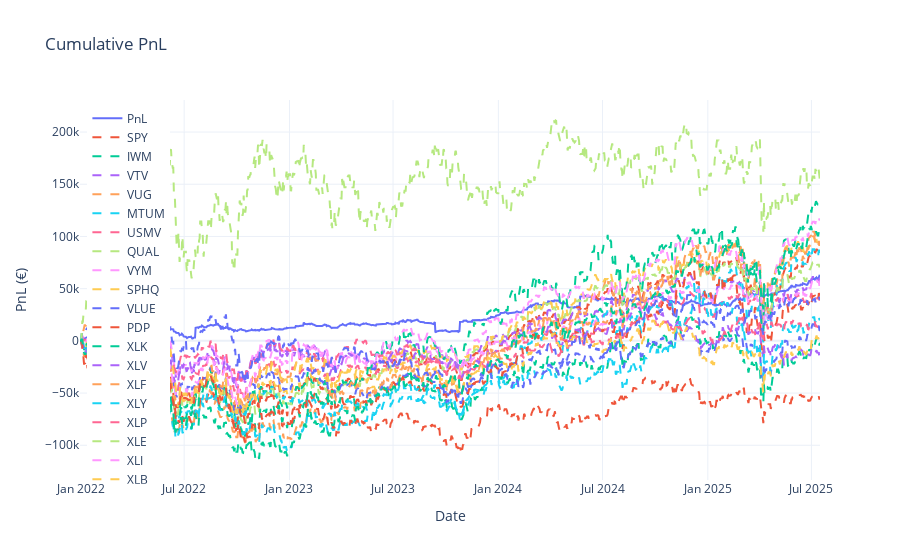
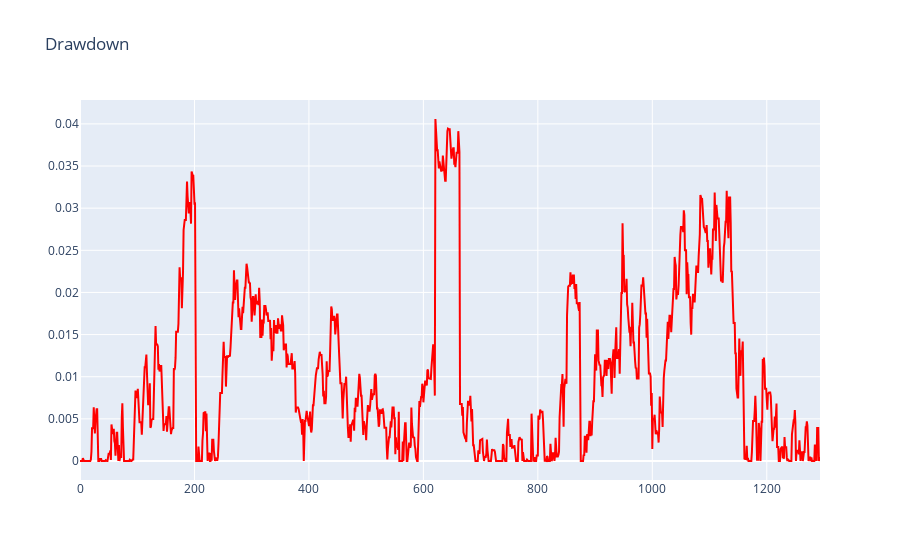
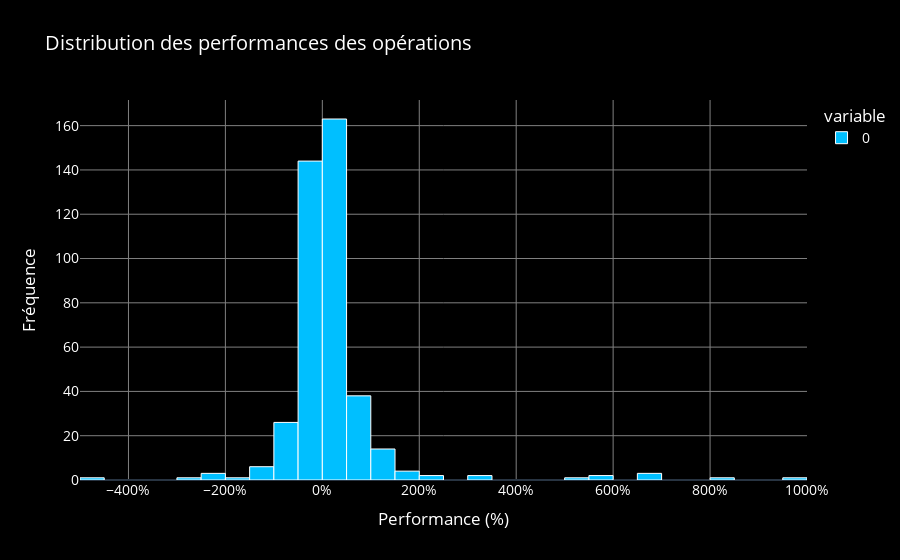
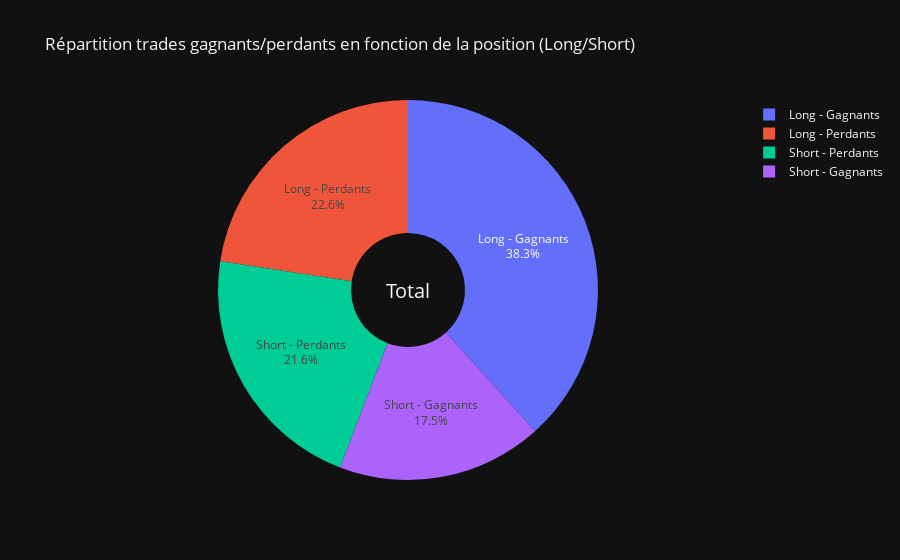

Notebook code cell kept with these figures, in order:
### Code cell
engine.plot_graphs()

### Figure 1 — Plotly figure (JSON) as saved in the notebook; plotly's stock layout.template omitted (floating-point values rounded to 4 significant figures; data arrays with more than 128 entries replaced by an {"elided": "..."} marker saying what was removed)
{"data": [{"line": {"width": 2}, "name": "PnL", "type": "scatter", "x": {"elided": "1294 str values"}, "y": {"elided": "1294 float values"}}, {"line": {"dash": "dash"}, "name": "SPY", "type": "scatter", "x": {"elided": "1294 str values"}, "y": {"elided": "1294 float values"}}, {"line": {"dash": "dash"}, "name": "IWM", "type": "scatter", "x": {"elided": "1294 str values"}, "y": {"elided": "1294 float values"}}, {"line": {"dash": "dash"}, "name": "VTV", "type": "scatter", "x": {"elided": "1294 str values"}, "y": {"elided": "1294 float values"}}, {"line": {"dash": "dash"}, "name": "VUG", "type": "scatter", "x": {"elided": "1294 str values"}, "y": {"elided": "1294 float values"}}, {"line": {"dash": "dash"}, "name": "MTUM", "type": "scatter", "x": {"elided": "1294 str values"}, "y": {"elided": "1294 float values"}}, {"line": {"dash": "dash"}, "name": "USMV", "type": "scatter", "x": {"elided": "1294 str values"}, "y": {"elided": "1294 float values"}}, {"line": {"dash": "dash"}, "name": "QUAL", "type": "scatter", "x": {"elided": "1294 str values"}, "y": {"elided": "1294 float values"}}, {"line": {"dash": "dash"}, "name": "VYM", "type": "scatter", "x": {"elided": "1294 str values"}, "y": {"elided": "1294 float values"}}, {"line": {"dash": "dash"}, "name": "SPHQ", "type": "scatter", "x": {"elided": "1294 str values"}, "y": {"elided": "1294 float values"}}, {"line": {"dash": "dash"}, "name": "VLUE", "type": "scatter", "x": {"elided": "1294 str values"}, "y": {"elided": "1294 float values"}}, {"line": {"dash": "dash"}, "name": "PDP", "type": "scatter", "x": {"elided": "1294 str values"}, "y": {"elided": "1294 float values"}}, {"line": {"dash": "dash"}, "name": "XLK", "type": "scatter", "x": {"elided": "1294 str values"}, "y": {"elided": "1294 float values"}}, {"line": {"dash": "dash"}, "name": "XLV", "type": "scatter", "x": {"elided": "1294 str values"}, "y": {"elided": "1294 float values"}}, {"line": {"dash": "dash"}, "name": "XLF", "type": "scatter", "x": {"elided": "1294 str values"}, "y": {"elided": "1294 float values"}}, {"line": {"dash": "dash"}, "name": "XLY", "type": "scatter", "x": {"elided": "1294 str values"}, "y": {"elided": "1294 float values"}}, {"line": {"dash": "dash"}, "name": "XLP", "type": "scatter", "x": {"elided": "1294 str values"}, "y": {"elided": "1294 float values"}}, {"line": {"dash": "dash"}, "name": "XLE", "type": "scatter", "x": {"elided": "1294 str values"}, "y": {"elided": "1294 float values"}}, {"line": {"dash": "dash"}, "name": "XLI", "type": "scatter", "x": {"elided": "1294 str values"}, "y": {"elided": "1294 float values"}}, {"line": {"dash": "dash"}, "name": "XLB", "type": "scatter", "x": {"elided": "1294 str values"}, "y": {"elided": "1294 float values"}}, {"line": {"dash": "dash"}, "name": "XLU", "type": "scatter", "x": {"elided": "1294 str values"}, "y": {"elided": "1294 float values"}}, {"line": {"dash": "dash"}, "name": "XLRE", "type": "scatter", "x": {"elided": "1294 str values"}, "y": {"elided": "1294 float values"}}, {"line": {"dash": "dash"}, "name": "XLC", "type": "scatter", "x": {"elided": "1294 str values"}, "y": {"elided": "1294 float values"}}], "layout": {"hovermode": "x unified", "legend": {"x": 0.01, "xanchor": "left", "y": 0.99, "yanchor": "top"}, "title": {"text": "Cumulative PnL"}, "xaxis": {"title": {"text": "Date"}}, "yaxis": {"title": {"text": "PnL (€)"}}}}

### Figure 2 — Plotly figure (JSON) as saved in the notebook; plotly's stock layout.template omitted (floating-point values rounded to 4 significant figures; data arrays with more than 128 entries replaced by an {"elided": "..."} marker saying what was removed)
{"data": [{"line": {"color": "red"}, "name": "Drawdown", "type": "scatter", "y": {"elided": "1294 float values"}}], "layout": {"title": {"text": "Drawdown"}}}

### Figure 3 — Plotly figure (JSON) as saved in the notebook; plotly's stock layout.template omitted (floating-point values rounded to 4 significant figures; data arrays with more than 128 entries replaced by an {"elided": "..."} marker saying what was removed)
{"data": [{"bingroup": "x", "hovertemplate": "variable=0<br>Performance (%)=%{x}<br>count=%{y}<extra></extra>", "legendgroup": "0", "marker": {"color": "deepskyblue", "line": {"color": "white", "width": 1}, "pattern": {"shape": ""}}, "name": "0", "orientation": "v", "showlegend": true, "type": "histogram", "x": {"elided": "413 float values"}, "xaxis": "x", "yaxis": "y"}], "layout": {"barmode": "relative", "font": {"color": "white", "size": 14}, "legend": {"title": {"text": "variable"}, "tracegroupgap": 0}, "paper_bgcolor": "black", "plot_bgcolor": "black", "title": {"text": "Distribution des performances des opérations"}, "xaxis": {"anchor": "y", "domain": [0, 1], "gridcolor": "gray", "showgrid": true, "tickformat": ".0%", "title": {"text": "Performance (%)"}}, "yaxis": {"anchor": "x", "domain": [0, 1], "gridcolor": "gray", "showgrid": true, "title": {"text": "Fréquence"}}}}

### Figure 4 — Plotly figure (JSON) as saved in the notebook; plotly's stock layout.template omitted (floating-point values rounded to 4 significant figures)
{"data": [{"hole": 0.3, "labels": ["Long - Gagnants", "Long - Perdants", "Short - Gagnants", "Short - Perdants"], "textinfo": "percent+label", "type": "pie", "values": [158, 93, 72, 89]}], "layout": {"annotations": [{"font": {"size": 20}, "showarrow": false, "text": "Total", "x": 0.5, "y": 0.5}], "showlegend": true, "title": {"text": "Répartition trades gagnants/perdants en fonction de la position (Long/Short)"}}}
